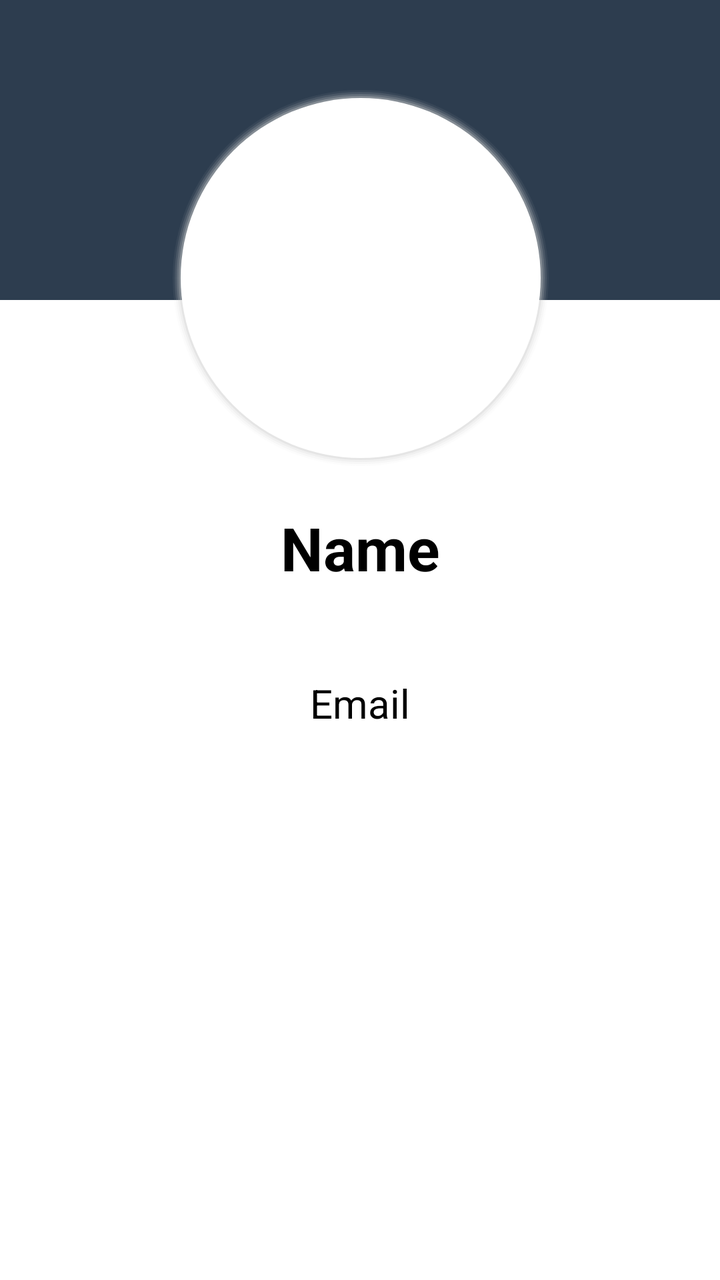
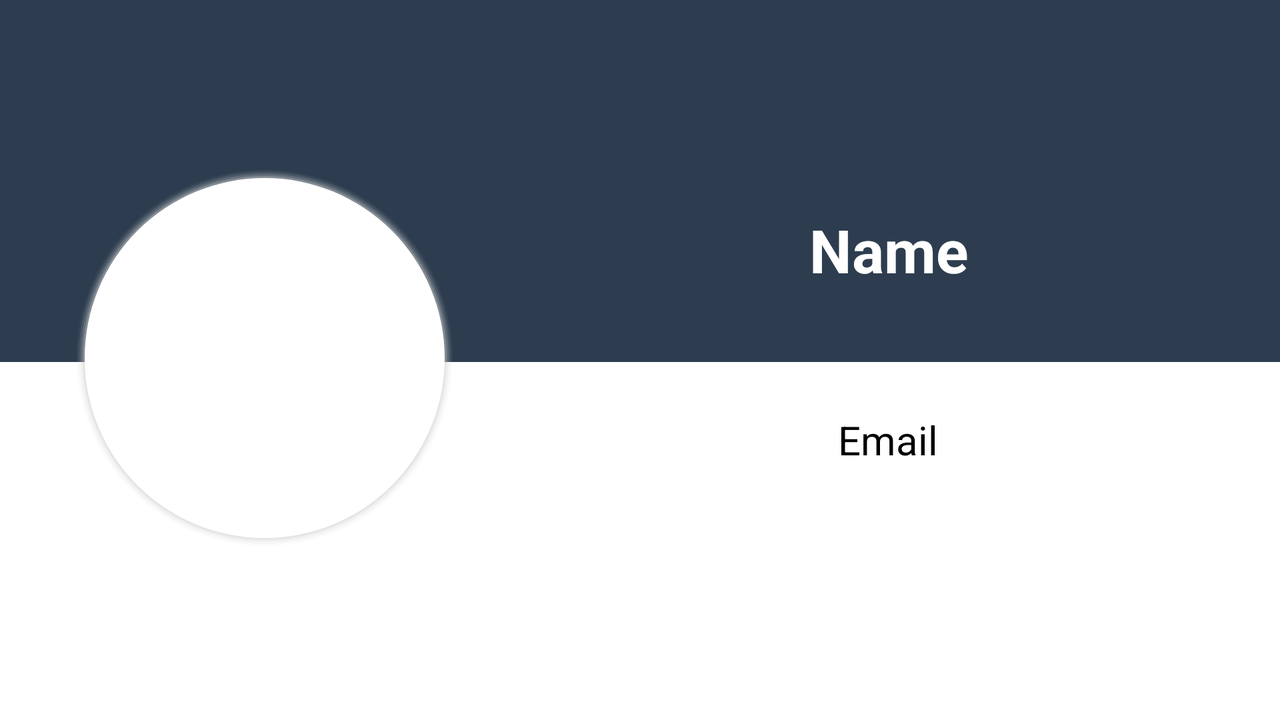

Two renders of one Android screen. The first uses the default layout on a phone; the second uses the alternative layout the repository ships for a different screen configuration, on a matching device. The two XML files are below.
<!-- AndroidManifest.xml: application theme Theme.StoryApplication -->
<!-- res/layout/profile_fragment.xml -->
<?xml version="1.0" encoding="utf-8"?>
<androidx.constraintlayout.widget.ConstraintLayout
    xmlns:android="http://schemas.android.com/apk/res/android"
    xmlns:app="http://schemas.android.com/apk/res-auto"
    xmlns:tools="http://schemas.android.com/tools"
    android:layout_width="match_parent"
    android:layout_height="match_parent"
    tools:context=".view.dashboard.profile.ProfileFragment">

    <androidx.appcompat.widget.Toolbar
        android:id="@+id/toolbar"
        android:layout_width="match_parent"
        android:layout_height="150dp"
        android:background="@color/navi"
        app:layout_collapseMode="none"
        app:layout_constraintEnd_toEndOf="parent"
        app:layout_constraintStart_toStartOf="parent"
        app:layout_constraintTop_toTopOf="parent">

    </androidx.appcompat.widget.Toolbar>


    <ImageView
        android:id="@+id/bg_profile_user"
        android:layout_width="190dp"
        android:layout_height="190dp"
        android:layout_gravity="center"
        android:layout_marginTop="44dp"
        android:background="@drawable/ic_ellipse_1"
        app:layout_constraintEnd_toEndOf="parent"
        app:layout_constraintHorizontal_bias="0.502"
        app:layout_constraintStart_toStartOf="parent"
        app:layout_constraintTop_toTopOf="@+id/toolbar"
        android:contentDescription="@string/title_profile" />

    <ImageView
        android:id="@+id/profile_user"
        android:layout_width="190dp"
        android:layout_height="190dp"
        android:layout_gravity="center"
        android:background="@drawable/ic_baseline_account_circle_24"
        app:layout_constraintBottom_toBottomOf="@+id/bg_profile_user"
        app:layout_constraintEnd_toEndOf="@+id/bg_profile_user"
        app:layout_constraintStart_toStartOf="@+id/bg_profile_user"
        app:layout_constraintTop_toTopOf="@+id/bg_profile_user"
        android:contentDescription="@string/title_profile" />

    <TextView
        android:id="@+id/tv_name"
        android:layout_width="match_parent"
        android:layout_height="80dp"
        android:gravity="center"
        android:text="@string/name"
        android:textColor="@color/black"
        android:textSize="30sp"
        android:textStyle="bold"
        app:layout_constraintEnd_toEndOf="@+id/bg_profile_user"
        app:layout_constraintHorizontal_bias="0.503"
        app:layout_constraintStart_toStartOf="@+id/bg_profile_user"
        app:layout_constraintTop_toBottomOf="@+id/bg_profile_user" />

    <TextView
        android:id="@+id/tv_email"
        android:layout_width="match_parent"
        android:layout_height="75dp"
        android:gravity="center"
        android:text="@string/email"
        android:textColor="@color/black"
        android:textSize="20sp"
        app:layout_constraintEnd_toEndOf="@+id/tv_name"
        app:layout_constraintHorizontal_bias="0.485"
        app:layout_constraintStart_toStartOf="@+id/tv_name"
        app:layout_constraintTop_toBottomOf="@+id/tv_name" />

</androidx.constraintlayout.widget.ConstraintLayout>
<!-- resources referenced by this layout -->
<resources>
  <color name="black">#FF000000</color>
  <color name="navi">#2D3D4F</color>
  <!-- drawable ic_ellipse_1 (drawable) -->
  <?xml version="1.0" encoding="utf-8"?>
  <layer-list xmlns:android="http://schemas.android.com/apk/res/android" >
  
    
    <item>
      <shape android:shape="oval">
        <padding
            android:bottom="1dp"
            android:left="1dp"
            android:right="1dp"
            android:top="1dp" />
  
        <solid android:color="#00CCCCCC" />
  
        <corners android:radius="3dp" />
      </shape>
    </item>
    <item>
      <shape android:shape="oval">
        <padding
            android:bottom="1dp"
            android:left="1dp"
            android:right="1dp"
            android:top="1dp" />
  
        <solid android:color="#10CCCCCC" />
  
        <corners android:radius="3dp" />
      </shape>
    </item>
    <item>
      <shape android:shape="oval">
        <padding
            android:bottom="1dp"
            android:left="1dp"
            android:right="1dp"
            android:top="1dp" />
  
        <solid android:color="#20CCCCCC" />
  
        <corners android:radius="3dp" />
      </shape>
    </item>
    <item>
      <shape android:shape="oval">
        <padding
            android:bottom="1dp"
            android:left="1dp"
            android:right="1dp"
            android:top="1dp" />
  
        <solid android:color="#30CCCCCC" />
  
        <corners android:radius="3dp" />
      </shape>
    </item>
    <item>
      <shape android:shape="oval">
        <padding
            android:bottom="1dp"
            android:left="1dp"
            android:right="1dp"
            android:top="1dp" />
  
        <solid android:color="#50CCCCCC" />
  
        <corners android:radius="3dp" />
      </shape>
    </item>
  
    
    <item>
      <shape android:shape="oval">
        <solid android:color="@android:color/white" />
  
        <corners android:radius="3dp" />
      </shape>
    </item>
  
  </layer-list>
  <string name="email">Email</string>
  <string name="name">Name</string>
  <string name="title_profile">Profile</string>
  <style name="Theme.StoryApplication" parent="Theme.MaterialComponents.DayNight.DarkActionBar">
          
          <item name="colorPrimary">@color/navi</item>
          <item name="colorPrimaryVariant">@color/navi</item>
          <item name="colorOnPrimary">@color/white</item>
          
          <item name="colorSecondary">@color/pink</item>
          <item name="colorSecondaryVariant">@color/navi</item>
          <item name="colorOnSecondary">@color/bottom_nav_item_color_state</item>
          
          <item name="android:statusBarColor" tools:targetApi="l">?attr/colorPrimaryVariant</item>
          
      </style>
  <color name="white">#FFFFFFFF</color>
  
      //
  <color name="pink">#F06292</color>
</resources>
<!-- res/layout-land/profile_fragment.xml (the repository's variant of the layout above) -->
<!-- drawn on the phone turned sideways -->
<?xml version="1.0" encoding="utf-8"?>
<androidx.constraintlayout.widget.ConstraintLayout
    xmlns:android="http://schemas.android.com/apk/res/android"
    xmlns:app="http://schemas.android.com/apk/res-auto"
    xmlns:tools="http://schemas.android.com/tools"
    android:layout_width="match_parent"
    android:layout_height="match_parent"
    tools:context=".view.dashboard.profile.ProfileFragment">

    <androidx.appcompat.widget.Toolbar
        android:id="@+id/toolbar"
        android:layout_width="match_parent"
        android:layout_height="181dp"
        android:background="@color/navi"
        app:layout_collapseMode="none"
        app:layout_constraintEnd_toEndOf="parent"
        app:layout_constraintStart_toStartOf="parent"
        app:layout_constraintTop_toTopOf="parent">

    </androidx.appcompat.widget.Toolbar>


    <ImageView
        android:id="@+id/bg_profile_user"
        android:layout_width="190dp"
        android:layout_height="190dp"
        android:layout_gravity="center"
        android:layout_marginTop="84dp"
        android:background="@drawable/ic_ellipse_1"
        android:contentDescription="@string/title_profile"
        app:layout_constraintEnd_toEndOf="parent"
        app:layout_constraintHorizontal_bias="0.083"
        app:layout_constraintStart_toStartOf="parent"
        app:layout_constraintTop_toTopOf="@+id/toolbar" />

    <ImageView
        android:id="@+id/profile_user"
        android:layout_width="190dp"
        android:layout_height="190dp"
        android:layout_gravity="center"
        android:background="@drawable/ic_baseline_account_circle_24"
        android:contentDescription="@string/title_profile"
        app:layout_constraintBottom_toBottomOf="@+id/bg_profile_user"
        app:layout_constraintEnd_toEndOf="@+id/bg_profile_user"
        app:layout_constraintHorizontal_bias="0.0"
        app:layout_constraintStart_toStartOf="@+id/bg_profile_user"
        app:layout_constraintTop_toTopOf="@+id/bg_profile_user"
        app:layout_constraintVertical_bias="1.0" />

    <TextView
        android:id="@+id/tv_name"
        android:layout_width="434dp"
        android:layout_height="82dp"
        android:gravity="center"
        android:text="@string/name"
        android:textColor="@color/white"
        android:textSize="30sp"
        android:textStyle="bold"
        app:layout_constraintBottom_toBottomOf="@+id/bg_profile_user"
        app:layout_constraintStart_toEndOf="@+id/bg_profile_user"
        app:layout_constraintTop_toTopOf="@+id/bg_profile_user"
        app:layout_constraintVertical_bias="0.0" />

    <TextView
        android:id="@+id/tv_email"
        android:layout_width="427dp"
        android:layout_height="108dp"
        android:gravity="center"
        android:text="@string/email"
        android:textColor="@color/black"
        android:textSize="20sp"
        app:layout_constraintEnd_toEndOf="@+id/tv_name"
        app:layout_constraintHorizontal_bias="0.485"
        app:layout_constraintStart_toStartOf="@+id/tv_name"
        app:layout_constraintTop_toBottomOf="@+id/tv_name" />

</androidx.constraintlayout.widget.ConstraintLayout>
<!-- resources referenced by the variant -->
<!-- as the phone turned sideways resolves them -->
<resources>
  <color name="black">#FF000000</color>
  <color name="navi">#2D3D4F</color>
  <color name="white">#FFFFFFFF</color>
  
      //
  <!-- drawable ic_ellipse_1 (drawable) -->
  <?xml version="1.0" encoding="utf-8"?>
  <layer-list xmlns:android="http://schemas.android.com/apk/res/android" >
  
    
    <item>
      <shape android:shape="oval">
        <padding
            android:bottom="1dp"
            android:left="1dp"
            android:right="1dp"
            android:top="1dp" />
  
        <solid android:color="#00CCCCCC" />
  
        <corners android:radius="3dp" />
      </shape>
    </item>
    <item>
      <shape android:shape="oval">
        <padding
            android:bottom="1dp"
            android:left="1dp"
            android:right="1dp"
            android:top="1dp" />
  
        <solid android:color="#10CCCCCC" />
  
        <corners android:radius="3dp" />
      </shape>
    </item>
    <item>
      <shape android:shape="oval">
        <padding
            android:bottom="1dp"
            android:left="1dp"
            android:right="1dp"
            android:top="1dp" />
  
        <solid android:color="#20CCCCCC" />
  
        <corners android:radius="3dp" />
      </shape>
    </item>
    <item>
      <shape android:shape="oval">
        <padding
            android:bottom="1dp"
            android:left="1dp"
            android:right="1dp"
            android:top="1dp" />
  
        <solid android:color="#30CCCCCC" />
  
        <corners android:radius="3dp" />
      </shape>
    </item>
    <item>
      <shape android:shape="oval">
        <padding
            android:bottom="1dp"
            android:left="1dp"
            android:right="1dp"
            android:top="1dp" />
  
        <solid android:color="#50CCCCCC" />
  
        <corners android:radius="3dp" />
      </shape>
    </item>
  
    
    <item>
      <shape android:shape="oval">
        <solid android:color="@android:color/white" />
  
        <corners android:radius="3dp" />
      </shape>
    </item>
  
  </layer-list>
  <string name="email">Email</string>
  <string name="name">Name</string>
  <string name="title_profile">Profile</string>
  <style name="Theme.StoryApplication" parent="Theme.MaterialComponents.DayNight.DarkActionBar">
          
          <item name="colorPrimary">@color/navi</item>
          <item name="colorPrimaryVariant">@color/navi</item>
          <item name="colorOnPrimary">@color/white</item>
          
          <item name="colorSecondary">@color/pink</item>
          <item name="colorSecondaryVariant">@color/navi</item>
          <item name="colorOnSecondary">@color/bottom_nav_item_color_state</item>
          
          <item name="android:statusBarColor" tools:targetApi="l">?attr/colorPrimaryVariant</item>
          
      </style>
  <color name="pink">#F06292</color>
</resources>
